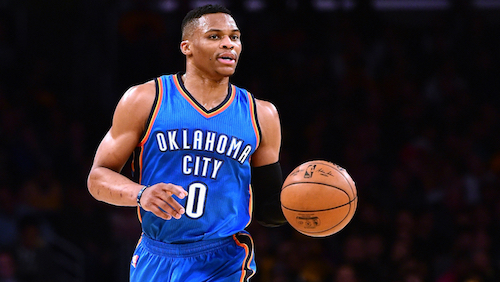
#> input picture hw0/asset/before.jpg, 500 x 282 px
$ python Q2.py asset/before.jpg
#> lines starting #> are read from the running program, lines starting #| are printed output that depends on the picture
from PIL import Image
import sys

def main():
	im = Image.open(sys.argv[1])
#> im is the input picture: PIL image 500x282 RGB; mean R, G, B 38.6, 33, 45.1
	width, height = im.size
#> width = 500; height = 282
	rgb = im.getpixel((1,1))
#> rgb = (8, 12, 13)

	for y in range(height):
		for x in range(width):
			rgb = im.getpixel((x, y))
			rgb = (rgb[0]//2, rgb[1]//2, rgb[2]//2)
			im.putpixel((x, y), rgb)
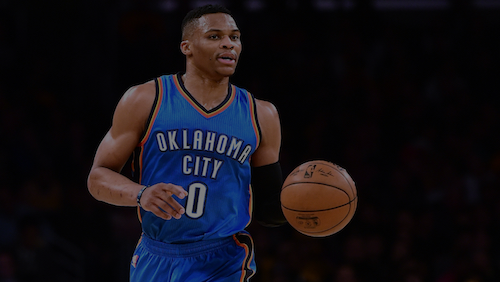
#> im: PIL image 500x282 RGB; mean R, G, B 19.1, 16.3, 22.3

	im.save("Q2.jpg")

if __name__ == '__main__':
	main()
